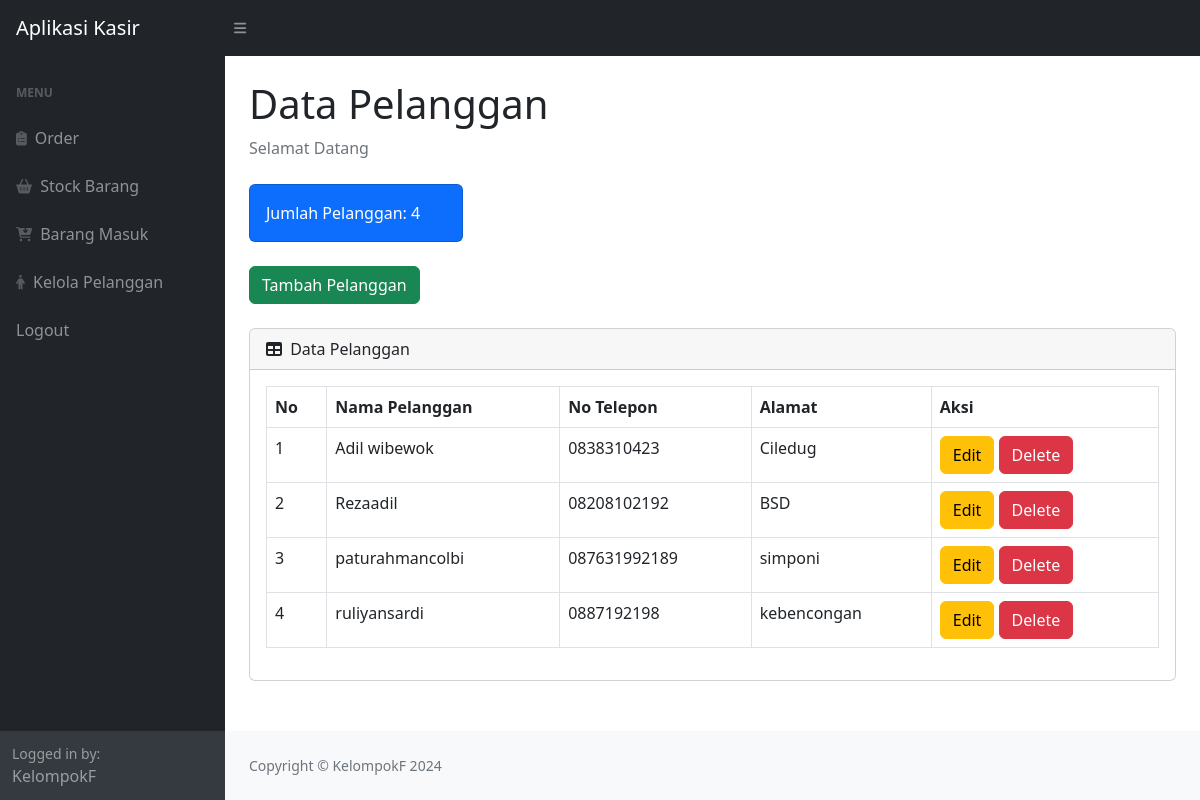
Page /pelanggan.php (signed in) on the committed database.
### tables this page shows
CREATE TABLE `pelanggan` (
  `idpelanggan` int(11) NOT NULL,
  `namapelanggan` varchar(50) NOT NULL,
  `notelp` varchar(15) NOT NULL,
  `alamat` text NOT NULL
);

### pelanggan.php (the view, shortened to what this page needs)
<?php
require 'ceklogin.php';
$h1 = mysqli_query($c,"select * from pelanggan");
$h2 = mysqli_num_rows($h1);
?>
<!DOCTYPE html>
<html lang="en">
    <head>
        <link href="https://cdn.jsdelivr.net/npm/simple-datatables@7.1.2/dist/style.min.css" rel="stylesheet" />
        <link href="css/styles.css" rel="stylesheet" />
    </head>
    <body class="sb-nav-fixed">
        <nav class="sb-topnav navbar navbar-expand navbar-dark bg-dark">
            <a class="navbar-brand ps-3" href="index.php">Aplikasi Kasir</a>
            <button class="btn btn-link btn-sm order-1 order-lg-0 me-4 me-lg-0" id="sidebarToggle" href="#!"><i class="fas fa-bars"></i></button>
        </nav>
        <div id="layoutSidenav">
            <div id="layoutSidenav_nav">
                <nav class="sb-sidenav accordion sb-sidenav-dark" id="sidenavAccordion">
                    <div class="sb-sidenav-menu">
                        <div class="nav">
                            <div class="sb-sidenav-menu-heading">Menu</div>
                        <a class="nav-link" href="index.php">
                            <div class="sb-nav-link-icon"><i class="fas fa-clipboard-list"></i></div>
                            Order
                        </a>
                        <a class="nav-link" href="stock.php">
                            <div class="sb-nav-link-icon"><i class="fas fa-shopping-basket"></i></div>
                            Stock Barang
                        </a>
                        <a class="nav-link" href="masuk.php">
                            <div class="sb-nav-link-icon"><i class="fas fa-cart-arrow-down"></i></div>
                            Barang Masuk
                        </a>
                        <a class="nav-link" href="pelanggan.php">
                            <div class="sb-nav-link-icon"><i class="fa-solid fa-person"></i></div>
                            Kelola Pelanggan
                        </a>
                        <a class="nav-link" href="logout.php">
                            Logout
                        </a>
                    </div>
                    </div>
                    <div class="sb-sidenav-footer">
                        <div class="small">Logged in by:</div>
                        KelompokF
                    </div>
                </nav>
            </div>
            <div id="layoutSidenav_content">
                <main>
                    <div class="container-fluid px-4">
                        <h1 class="mt-4">Data Pelanggan</h1>
                        <ol class="breadcrumb mb-4">
                            <li class="breadcrumb-item active">Selamat Datang</li>
                        </ol>
                        <div class="row">
                            <div class="col-xl-3 col-md-6">
                                <div class="card bg-primary text-white mb-4">
                                    <div class="card-body">Jumlah Pelanggan: <?=$h2;?></div>
                                </div>
                            </div>
                        </div>
                       <button type="button" class="btn btn-success mb-4" data-bs-toggle="modal" data-bs-target="#myModal">
                        Tambah Pelanggan
                       </button>
                        <div class="card mb-4">
                            <div class="card-header">
                                <i class="fas fa-table me-1"></i>
                                Data Pelanggan
                            </div>
                            <div class="card-body">
                                <div class="table-responsive">
                                    <table class="table table-bordered" id= "dataTable" width="100%" cellspacing="0">
                                    <thead>
                                        <tr>
                                            <th>No</th>
                                            <th>Nama Pelanggan</th>
                                            <th>No Telepon</th>
                                            <th>Alamat</th>
                                            <th>Aksi</th>
                                        </tr>
                                    </thead>
                                    <tbody>
                                    <?php
                                    $get = mysqli_query($c,"select * from pelanggan");
                                    $i = 1;
                                    while($p=mysqli_fetch_array($get)){
                                    $namapelanggan = $p['namapelanggan'];
                                    $notelp = $p['notelp'];
                                    $alamat = $p['alamat'];
                                    $idpl = $p['idpelanggan'];
                                    ?>
                                        <tr>
                                            <td><?=$i++;?></td>
                                            <td><?=$namapelanggan;?></td>
                                            <td><?=$notelp;?></td>
                                            <td><?=$alamat;?></td>
                                            <td>
                                                <button type="button" class="btn btn-warning" data-bs-toggle="modal" data-bs-target="#edit<?=$idpl;?>">
                                                     Edit
                                                </button>
                                                <button type="button" class="btn btn-danger" data-bs-toggle="modal" data-bs-target="#delete<?=$idpl;?>">
                                                     Delete
                                                </button>
                                            </td>
                                        </tr>
                                        <?php
                                        };
                                        ?>
                                    </tbody>
                                </table>
                            </div>
                        </div>
                    </div>
                </main>
                <footer class="py-4 bg-light mt-auto">
                    <div class="container-fluid px-4">
                        <div class="d-flex align-items-center justify-content-between small">
                            <div class="text-muted">Copyright &copy; KelompokF 2024</div>
                        </div>
                    </div>
                </footer>
            </div>
        </div>
    </body>
</html>

### rows in the picture
pelanggan: namapelanggan "Adil wibewok", notelp "0838310423", alamat "Ciledug"
pelanggan: namapelanggan "Rezaadil", notelp "08208102192", alamat "BSD"
pelanggan: namapelanggan "paturahmancolbi", notelp "087631992189", alamat "simponi"
pelanggan: namapelanggan "ruliyansardi", notelp "0887192198", alamat "kebencongan"

### other values in the picture
$h2 "4"
